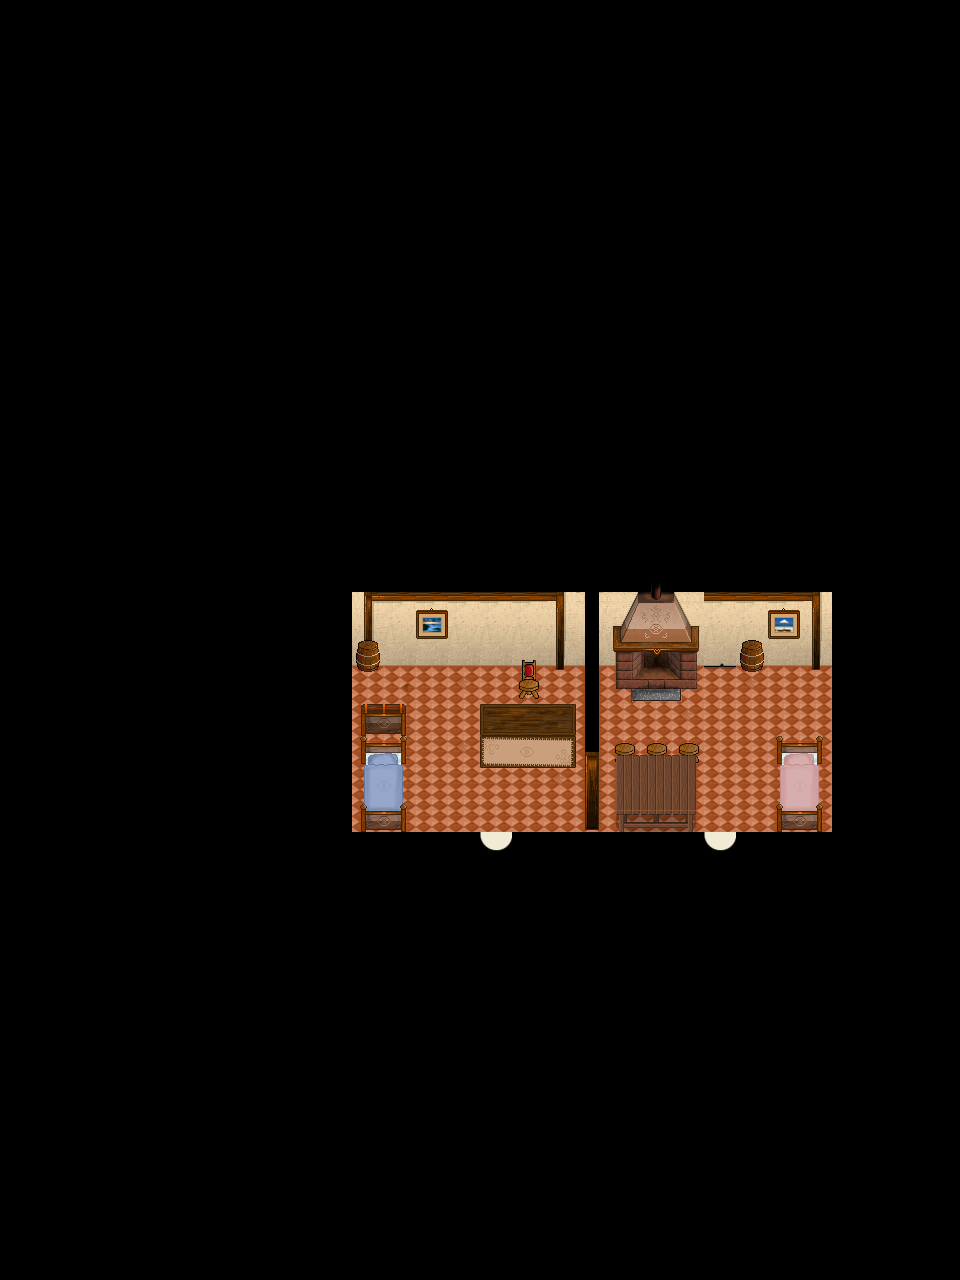

The image is a tile-based game level rendered from a .tmx file. Its description and source (layers, tilesets, objects; grid data summarised) follow:
An orthogonal 30x40 tile map with 32x32 px tiles, 5 tile layers (Ground, Ground, Ground, Fringe, ...), 1 hidden layer not drawn, 6 tilesets and 3 objects (2x WARP, SCRIPT).

<map version="1.0" orientation="orthogonal" width="30" height="40" tilewidth="32" tileheight="32">
 <properties>
  <property name="music" value="inside2.ogg" />
 </properties>
 <tileset firstgid="1" name="collision1_32_32" tilewidth="32" tileheight="32">
  <image source="../graphics/tiles/collision1_32_32.png" width="1024" height="1024" />
 </tileset>
 <tileset firstgid="1025" name="indoor3_32_32" tilewidth="32" tileheight="32">
  <image source="../graphics/tiles/indoor3_32_32.png" width="1024" height="1024" />
 </tileset>
 <tileset firstgid="2049" name="indoor2_32_32" tilewidth="32" tileheight="32">
  <image source="../graphics/tiles/indoor2_32_32.png" width="1024" height="1024" />
 </tileset>
 <tileset firstgid="3073" name="indoor2_32_64" tilewidth="32" tileheight="64">
  <image source="../graphics/tiles/indoor2_32_64.png" width="1024" height="1024" />
 </tileset>
 <tileset firstgid="3585" name="indoor2_32_96" tilewidth="32" tileheight="96">
  <image source="../graphics/tiles/indoor2_32_96.png" width="1024" height="960" />
 </tileset>
 <tileset firstgid="3905" name="desert3_32_32" tilewidth="32" tileheight="32">
  <image source="../graphics/tiles/desert3_32_32.png" width="1024" height="1024" />
 </tileset>
 <layer name="Ground" width="30" height="40">
  <data>[1200 cells, 1200 non-empty, 9 distinct tile ids]</data>
 </layer>
 <layer name="Ground" width="30" height="40">
  <data>[1200 cells, 45 non-empty, 11 distinct tile ids]</data>
 </layer>
 <layer name="Ground" width="30" height="40">
  <data>[1200 cells, 41 non-empty, 38 distinct tile ids]</data>
 </layer>
 <layer name="Fringe" width="30" height="40">
  <data>[1200 cells, 1 non-empty, 1 distinct tile ids]</data>
 </layer>
 <layer name="Over" width="30" height="40">
  <data>[1200 cells, 7 non-empty, 7 distinct tile ids]</data>
 </layer>
 <layer name="Collision" width="30" height="40" visible="0">
  <data>[1200 cells, 1153 non-empty, 1 distinct tile ids]</data>
 </layer>
 <objectgroup name="Object" width="30" height="40">
  <object name="External Map Events" type="SCRIPT" x="0" y="0">
   <properties>
    <property name="FILENAME" value="scripts/maps/iw-desert-fortress-house07-o00-o00-o00.lua" />
   </properties>
  </object>
  <object name="Warp to city" type="WARP" x="480" y="831" width="32" height="32">
   <properties>
    <property name="DEST_MAP" value="ow-p0003-n0004-o0000" />
    <property name="DEST_X" value="3536" />
    <property name="DEST_Y" value="4496" />
   </properties>
  </object>
  <object name="Warp to city" type="WARP" x="703" y="831" width="32" height="32">
   <properties>
    <property name="DEST_MAP" value="ow-p0003-n0004-o0000" />
    <property name="DEST_X" value="3664" />
    <property name="DEST_Y" value="4496" />
   </properties>
  </object>
 </objectgroup>
</map>
